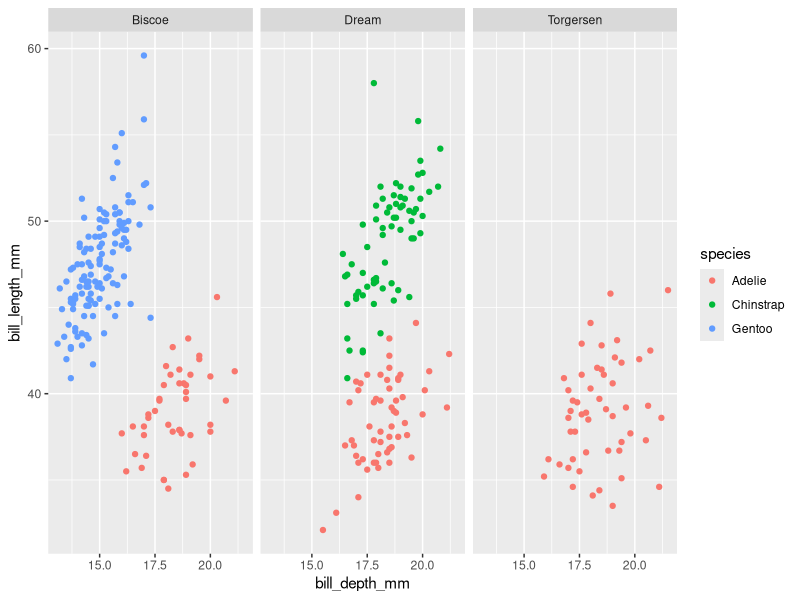

R code for this plot:
## ---- chunk 1
knitr::opts_chunk$set(echo = TRUE, message = FALSE, warning = FALSE)
library(tidyverse)
library(knitr)
library(readxl)
## ---- chunk 2
torgersen <- read_xlsx("penguins.xlsx", sheet = "Torgersen Island", na = "NA")
biscoe <- read_xlsx("penguins.xlsx", sheet = "Biscoe Island", na = "NA")
dream <- read_xlsx("penguins.xlsx", sheet = "Dream Island", na = "NA")
## ---- chunk 3
penguins <- bind_rows(torgersen, biscoe, dream)
## ---- chunk 4
ggplot(penguins, aes(x = bill_depth_mm, y = bill_length_mm, color = species)) +
  geom_point() +
  facet_wrap(facets = ~island)
## ---- chunk 5
penguins %>% group_by(species) %>% summarize(
  avg_mass = mean(body_mass_g, na.rm = TRUE)
) %>% kable()
